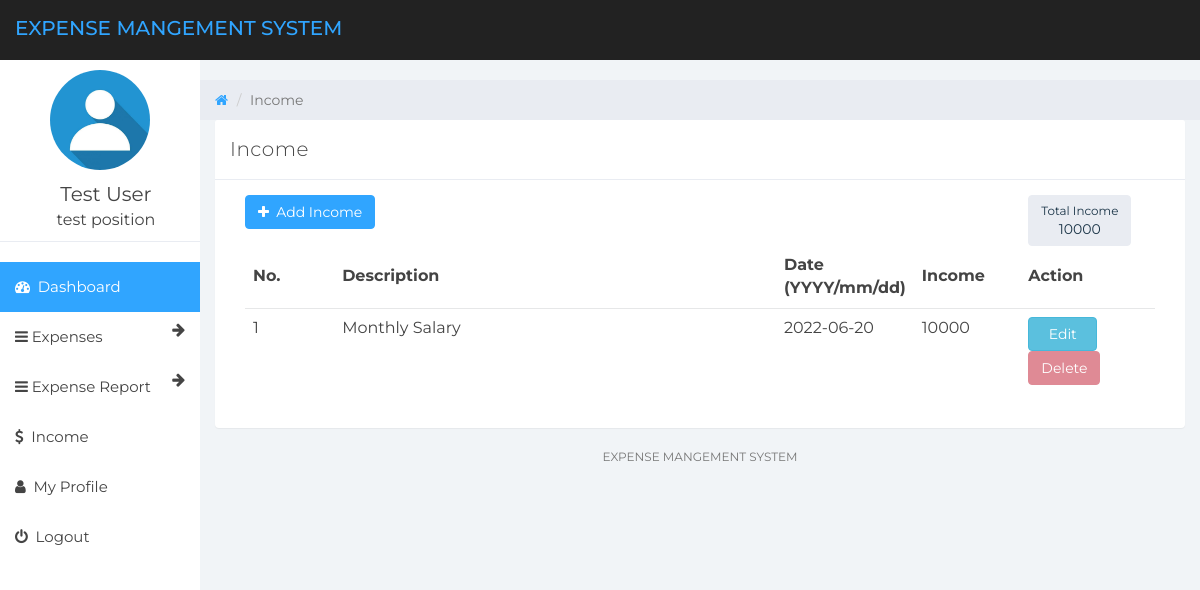
The page /add-income.php (signed in) on the database its author committed.
### tables this page shows
CREATE TABLE `tbluser` (
  `ID` int(10) NOT NULL,
  `FullName` varchar(150) DEFAULT NULL,
  `Email` varchar(200) DEFAULT NULL,
  `MobileNumber` bigint(10) DEFAULT NULL,
  `Password` varchar(200) DEFAULT NULL,
  `RegDate` timestamp NOT NULL DEFAULT current_timestamp(),
  `Position` varchar(200) DEFAULT NULL,
  `Image` blob DEFAULT NULL
);

CREATE TABLE `tblincome` (
  `ID` int(11) NOT NULL,
  `UserId` int(11) DEFAULT NULL,
  `Description` varchar(200) DEFAULT NULL,
  `IncomeDate` date DEFAULT current_timestamp(),
  `Income` int(11) DEFAULT NULL
);

### add-income.php (the view, shortened to what this page needs)
<?php
include('includes/dbconnection.php');
if (strlen($_SESSION['detsuid'] == 0)) {
	header('location:logout.php');
} else {
	$userid = $_SESSION['detsuid'];
	$getQuery = mysqli_query($con, "select sum(Income) as income from tblincome where UserId='$userid'");
	$rowCount = mysqli_fetch_array($getQuery);
?>
	<!DOCTYPE html>
	<html>
	<head>
		<link href="css/bootstrap.min.css" rel="stylesheet">
		<link href="css/font-awesome.min.css" rel="stylesheet">
		<link href="css/datepicker3.css" rel="stylesheet">
		<link href="css/styles.css" rel="stylesheet">
	</head>
	<body>
		<?php include_once('includes/header.php'); ?>
		<?php include_once('includes/sidebar.php'); ?>
		<div class="col-sm-9 col-sm-offset-3 col-lg-10 col-lg-offset-2 main">
			<div class="row">
				<ol class="breadcrumb">
					<li><a href="#">
							<em class="fa fa-home"></em>
						</a></li>
					<li class="active">Income</li>
				</ol>
			</div>
			<div class="row">
				<div class="col-lg-12">
					<div class="panel panel-default">
						<div class="panel-heading">Income</div>
						<div class="panel-body">
							<div class="col-md-10">
								<div class="form-group has-success">
									<a data-toggle="modal" data-target="#addIncome" class="btn btn-primary"><em class="fa fa-plus">&nbsp;</em> Add Income</a>
								</div>
							</div>
							<div class="col-md-2">
								<label class="btn btn-default" data-ng-disabled="true">
									<small id="lblTotalCategories">Total Income</small>
									<div><?php echo $rowCount['income']; ?></div>
								</label>
							</div>
							<div class="col-md-12">
								<div class="table-responsive-sm">
									<table class="table table-hover">
										<thead>
											<tr>
												<th style="width: 10%">No.</th>
												<th style="width: 50%">Description</th>
												<th style="width: 15%">Date (YYYY/mm/dd)</th>
												<th style="width: 10%">Income</th>
												<th></th>
												<th style="width: 15%">Action</th>
											</tr>
										</thead>
										<?php
										$ret = mysqli_query($con, "select * from tblincome where UserId='$userid' ORDER BY IncomeDate DESC");
										$cnt = 1;
										while ($row = mysqli_fetch_array($ret)) {
										?>
											<tbody>
												<tr>
													<td><?php echo $cnt; ?></td>
													<td><?php echo $row['Description']; ?> </td>
													<td><?php echo $row['IncomeDate']; ?> </td>
													<td><?php echo $row['Income']; ?> </td>
													<td><span hidden='true'><?php echo  $row['ID']; ?></span></td>
													<td>
														<button data-toggle="modal" class="btn btn-info editbtn">&nbsp; Edit &nbsp;</button>
														<button data-toggle="modal" class="btn btn-danger deletebtn"> Delete </button>
													</td>
												</tr>
											<?php $cnt = $cnt + 1;
										} ?>
											</tbody>
									</table>
								</div>
							</div>
						</div>
					</div>
				</div>
				<?php include_once('includes/footer.php'); ?>
			</div>
		</div>
	</body>
	</html>
<?php } ?>

### includes/sidebar.php (shortened to what this page needs)
<?php
include('includes/dbconnection.php');
?>
<div id="sidebar-collapse" class="col-sm-3 col-lg-2 sidebar wrapper">
  <div class="profile-sidebar">
    <?php
    $userid = $_SESSION['detsuid'];
    $query = mysqli_query($con, "select * from tbluser where ID='$userid'");
    $row = mysqli_fetch_array($query);
    $noImage = './assets/images/users/default-profile-picture.jpg';
    ?>
    <div class="profile-userpic">
      <img src="<?php if ($row['Image']) {
												echo $row['Image'];
                      } else { echo $noImage; } ?>" class="img-responsive" alt="image" class="responsive">
    </div>
    <div class="profile-usertitle">
      <div class="profile-usertitle-name"><?php echo $row['FullName']; ?></div>
      <div class="profile-usertitle-position"><?php echo $row['Position']; ?></div>
    </div>
  </div>
  <ul class="nav menu" id="wrapper">
    <li class="active"><a href="dashboard.php"><em class="fa fa-dashboard">&nbsp;</em> Dashboard</a></li>
    <li class="parent "><a data-toggle="collapse" href="#sub-item-1">
        <em class="fa fa-navicon">&nbsp;</em>Expenses <span data-toggle="collapse" href="#sub-item-1" class="icon pull-right"><em class="fa fa-arrow-right"></em></span>
      </a>
    </li>
    <li class="parent "><a data-toggle="collapse" href="#sub-item-2">
        <em class="fa fa-navicon">&nbsp;</em>Expense Report <span data-toggle="collapse" href="#sub-item-1" class="icon pull-right"><em class="fa fa-arrow-right"></em></span>
      </a>
    </li>
    <li><a href="add-income.php"><em class="fa fa-usd">&nbsp;</em> Income</a></li>
    <li><a href="user-profile.php"><em class="fa fa-user">&nbsp;</em> My Profile</a></li>
    <li><a data-toggle="modal" data-target="#logOut"><em class="fa fa-power-off">&nbsp;</em> Logout</a></li>
  </ul>
</div>

### css/styles.css (style rules this page uses)
body { background: #f1f4f7; padding-top: 60px; font-size: 14px; color: #444444; font-family: "Montserrat", "Helvetica Neue", Helvetica, Arial, sans-serif; }
a, a:hover, a:focus { color: #30a5ff; }
.btn-default, .btn-default:hover, .btn-default:focus, .btn-default:active, .btn-default.active, .open > .dropdown-toggle.btn-default, .btn-default.disabled, .btn-default[disabled], fieldset[disabled] .btn-default, .btn-default.disabled:hover, .btn-default[disabled]:hover, fieldset[disabled] .btn-default:hover, .btn-default.disabled:focus, .btn-default[disabled]:focus, fieldset[disabled] .btn-default:focus, .btn-default.disabled:active, .btn-default[disabled]:active, fieldset[disabled] .btn-default:active, .btn-default.disabled.active, .btn-default[disabled].active, fieldset[disabled] .btn-default.active { background-color: #e9ecf2; border-color: #e9ecf2; color: #1b3548; }
.btn-primary, .btn-primary:hover, .btn-primary:focus, .btn-primary:active, .btn-primary.active, .open > .dropdown-toggle.btn-primary, .btn-primary.disabled, .btn-primary[disabled], fieldset[disabled] .btn-primary, .btn-primary.disabled:hover, .btn-primary[disabled]:hover, fieldset[disabled] .btn-primary:hover, .btn-primary.disabled:focus, .btn-primary[disabled]:focus, fieldset[disabled] .btn-primary:focus, .btn-primary.disabled:active, .btn-primary[disabled]:active, fieldset[disabled] .btn-primary:active, .btn-primary.disabled.active, .btn-primary[disabled].active, fieldset[disabled] .btn-primary.active { background-color: #30a5ff; border-color: #30a5ff; }
.btn-danger, .btn-danger:hover, .btn-danger:focus, .btn-danger:active, .btn-danger.active, .open > .dropdown-toggle.btn-danger, .btn-danger.disabled, .btn-danger[disabled], fieldset[disabled] .btn-danger, .btn-danger.disabled:hover, .btn-danger[disabled]:hover, fieldset[disabled] .btn-danger:hover, .btn-danger.disabled:focus, .btn-danger[disabled]:focus, fieldset[disabled] .btn-danger:focus, .btn-danger.disabled:active, .btn-danger[disabled]:active, fieldset[disabled] .btn-danger:active, .btn-danger.disabled.active, .btn-danger[disabled].active, fieldset[disabled] .btn-danger.active { background-color: #df8a95; border-color: #df8a95; }
.panel { border: 0; }
.panel-heading { font-size: 20px; font-weight: 300; letter-spacing: 0.025em; height: 60px; line-height: 38px; }
.panel-default .panel-heading { background: #fff; border-bottom: 1px solid #e9ecf2; color: #444444; }
.sidebar { display: block; padding: 0; display: none; box-shadow: none; background: #fff; }
.sidebar ul { margin: 20px 0px; }
@media (min-width: 768px) { .sidebar { display: block; position: fixed; top: 60px; bottom: 0; left: 0; z-index: 1000; display: block; margin: 0; padding: 0; overflow-x: hidden; overflow-y: auto; } }
.sidebar ul.nav .active a, .sidebar ul.nav li.parent a.active, .sidebar ul.nav .active > a:hover, .sidebar ul.nav li.parent a.active:hover, .sidebar ul.nav .active > a:focus, .sidebar ul.nav li.parent a.active:focus { color: #fff; background-color: #30a5ff; }
.sidebar ul.nav li a { height: 50px; font-size: 15px; line-height: 2em; color: #444444; }
.profile-sidebar { padding: 10px 0; border-bottom: 1px solid #e9ecf2; }
.profile-userpic img { display: block; margin-left: auto; margin-right: auto; width: 50%; border-radius: 9999px !important; }
.profile-usertitle { float: center; text-align: center; margin: 10px 0 0 12px; }
.profile-usertitle-name { font-size: 20px; margin-bottom: 0px; }
.profile-usertitle-position { font-size: 16px; margin-bottom: 0px; }
.breadcrumb { border-radius: 0; padding: 10px 15px 10px 15px; background: #e9ecf2; margin: 0; }
.table { background: #fff; }
.table > thead > tr > th { border-bottom: 1px solid #e6e7e8; vertical-align: middle; height: 50px; }

### rows shown on the page
tbluser: FullName "Test User", Position "test position"
tblincome: Description "Monthly Salary", IncomeDate "2022-06-20", Income "10000"

### other values the page prints
$rowCount['income'] "10000"
